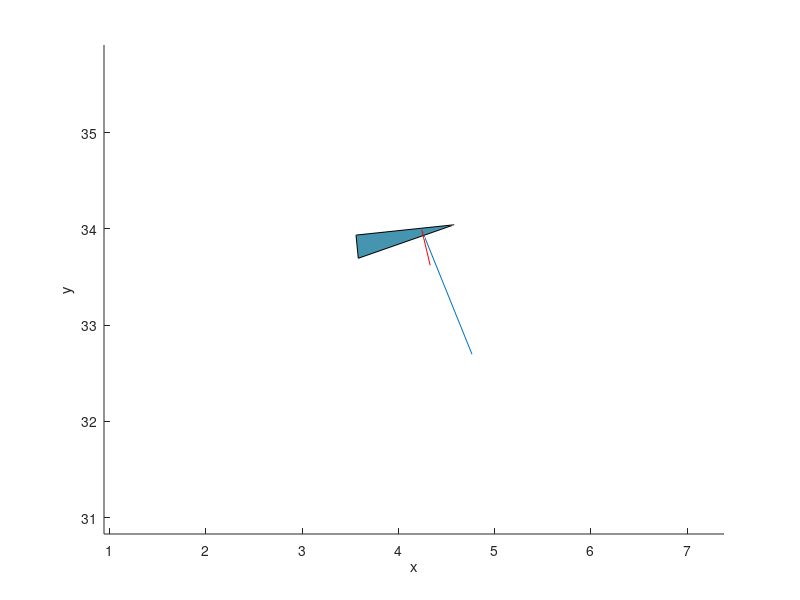

This chart was generated by the following MATLAB code:
clear;
clc;
load('total_tri');
load('total_sec4');
load('total_secref4');
load('ndir.mat');
hold on;

fedge(size(total_tri,1),3) = 0;%每个三角形平面的法向量
for i = 1:size(total_tri,1)
    edge1 = [total_tri(i,2)-total_tri(i,1),total_tri(i,5)-total_tri(i,4),total_tri(i,8)-total_tri(i,7)];
    edge2 = [total_tri(i,3)-total_tri(i,1),total_tri(i,6)-total_tri(i,4),total_tri(i,9)-total_tri(i,7)];
    fedge(i,:) = cross(edge2,edge1);
end

fedgenorm(size(fedge,1),3) = 0;
for i = 1:size(fedge,1)
    fedgenorm(i,:) = fedge(i,:)/norm(fedge(i,:));
end
fedgenorm = -fedgenorm;

nref(size(fedge,1),3) = 0;
for i = 1:size(fedge,1)
    nref(i,:) = ndir - 2*dot(ndir,fedgenorm(i,:))*fedgenorm(i,:);
end


patch(total_tri(8181,1:3),total_tri(8181,4:6),total_tri(8181,7:9),[69 149 176]./255);
ndir = [ -0.0434    0.1832   -0.9821];
A = total_sec(5,1:3);
B = A - 2*ndir;
line([A(1),B(1)],[A(2),B(2)],[A(3),B(3)],'color',[1 0 0]);
C = total_secref(4,1:3);
line([A(1),C(1)],[A(2),C(2)],[A(3),C(3)]);
axis equal;
xlabel('x');
ylabel('y');
zlabel('z');